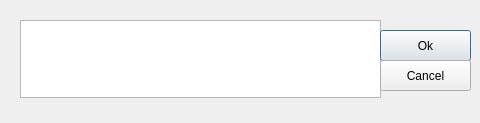
<?xml version="1.0" encoding="UTF-8"?>
<ui version="4.0">
 <class>MyDialog</class>
 <widget class="QDialog" name="MyDialog">
  <property name="geometry">
   <rect>
    <x>0</x>
    <y>0</y>
    <width>480</width>
    <height>123</height>
   </rect>
  </property>
  <property name="windowTitle">
   <string>Dialog</string>
  </property>
  <widget class="QTextEdit" name="input_text_edit">
   <property name="geometry">
    <rect>
     <x>20</x>
     <y>20</y>
     <width>361</width>
     <height>78</height>
    </rect>
   </property>
  </widget>
  <widget class="QPushButton" name="ok_button">
   <property name="geometry">
    <rect>
     <x>380</x>
     <y>30</y>
     <width>91</width>
     <height>31</height>
    </rect>
   </property>
   <property name="text">
    <string>Ok</string>
   </property>
  </widget>
  <widget class="QPushButton" name="cancel_button">
   <property name="geometry">
    <rect>
     <x>380</x>
     <y>60</y>
     <width>91</width>
     <height>31</height>
    </rect>
   </property>
   <property name="text">
    <string>Cancel</string>
   </property>
  </widget>
 </widget>
 <resources/>
 <connections/>
</ui>
